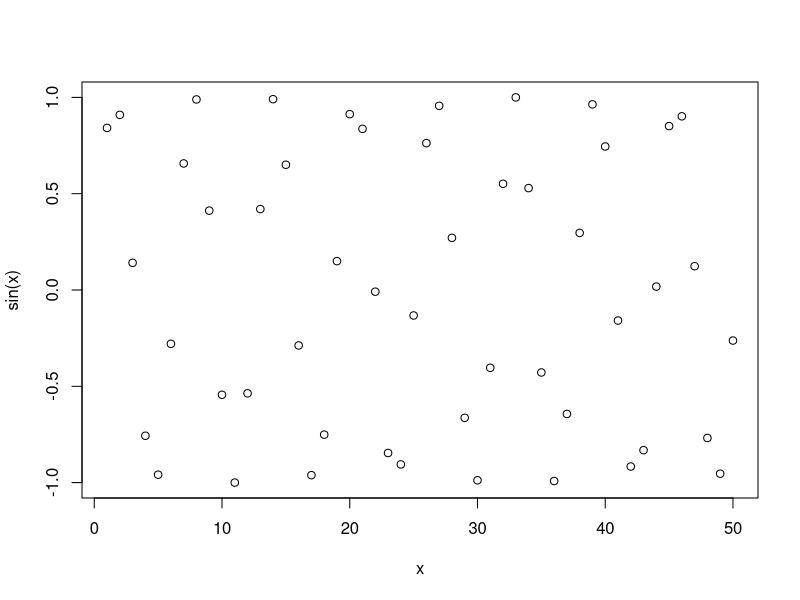
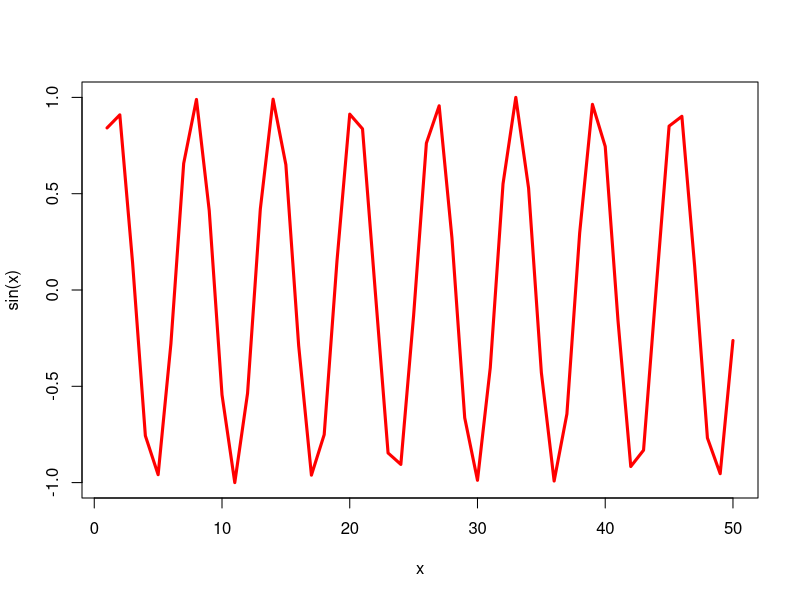

Recreate these plots in R, in order.
# This is a comment
x <- 1:50
plot(x, sin(x))

# Add more input arguments to get this how we want it 
plot(x, sin(x), type="l", col="red", lwd=3)
